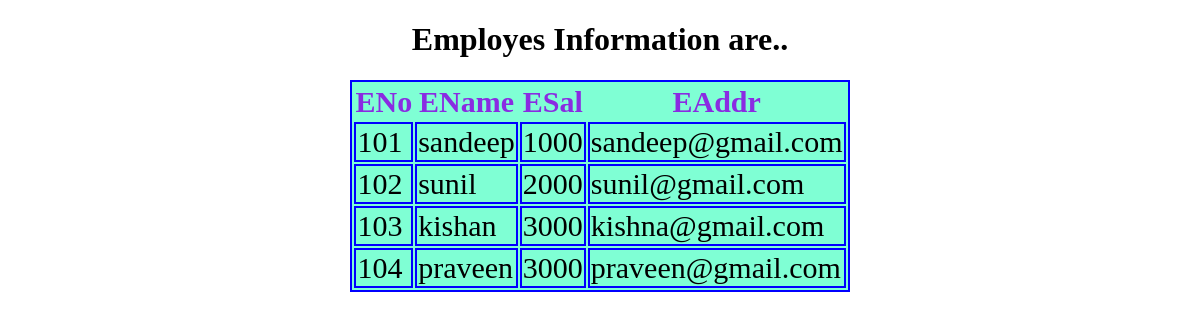
/home/, run on the app's committed database.
### E_App/models.py (models this page shows)
class Employes(models.Model):
    ENo=models.IntegerField()
    EName=models.CharField(max_length=30)
    ESal=models.IntegerField()
    EAddr=models.CharField(max_length=50)

### E_App/views.py (the view)
# urls.py: path('home/',views.Emp_view),
def Emp_view(request):
    Emp_list=Employes.objects.all()
    my_dict={'emp_list':Emp_list}
    return render(request,'MyApp/Index.html',context=my_dict)

### templates/MyApp/Index.html (shortened to what this page needs)
<!DOCTYPE html>
{% load static %}
<html lang="en">
<head>
    <link rel="stylesheet" href="{% static 'CSS/demo.css' %}">
</head>
<body>
<h1> Employes Information are..</h1>
{% if emp_list %}
<table>
    <thead>
    <th>ENo</th>
     <th>EName</th>
     <th>ESal</th>
     <th>EAddr</th>
    </thead>
    {% for emp in emp_list %}
    <tr>
        <td>{{ emp.ENo }}</td>
        <td>{{ emp.EName }}</td>
        <td>{{ emp.ESal }}</td>
        <td>{{ emp.EAddr }}</td>
    </tr>
    {% endfor %}
</table>
{% else %}
<p>No Employess Fount</p>
{% endif %}
</body>
</html>

### static/CSS/demo.css (style rules this page uses)
h1 { color: black; text-align: center; }
td,tr,table { margin: auto; border: 2px solid blue; background-color: aquamarine; font-size: 30px; }
thead { color: blueviolet; background: yellow; border: 3px; }
body { background :url("https://thumbs.dreamstime.com/b/pink-tulips-flowers-background-card-mothers-day-march-happy-easter-waiting-spring-greeting-wedding-invitation-flat-lay-141125540.jpg") no-repeat; }

### data on the page
Employes: ENo "101", EName "sandeep", ESal "1000", EAddr "sandeep@gmail.com"
Employes: ENo "102", EName "sunil", ESal "2000", EAddr "sunil@gmail.com"
Employes: ENo "103", EName "kishan", ESal "3000", EAddr "kishna@gmail.com"
Employes: ENo "104", EName "praveen", ESal "3000", EAddr "praveen@gmail.com"
